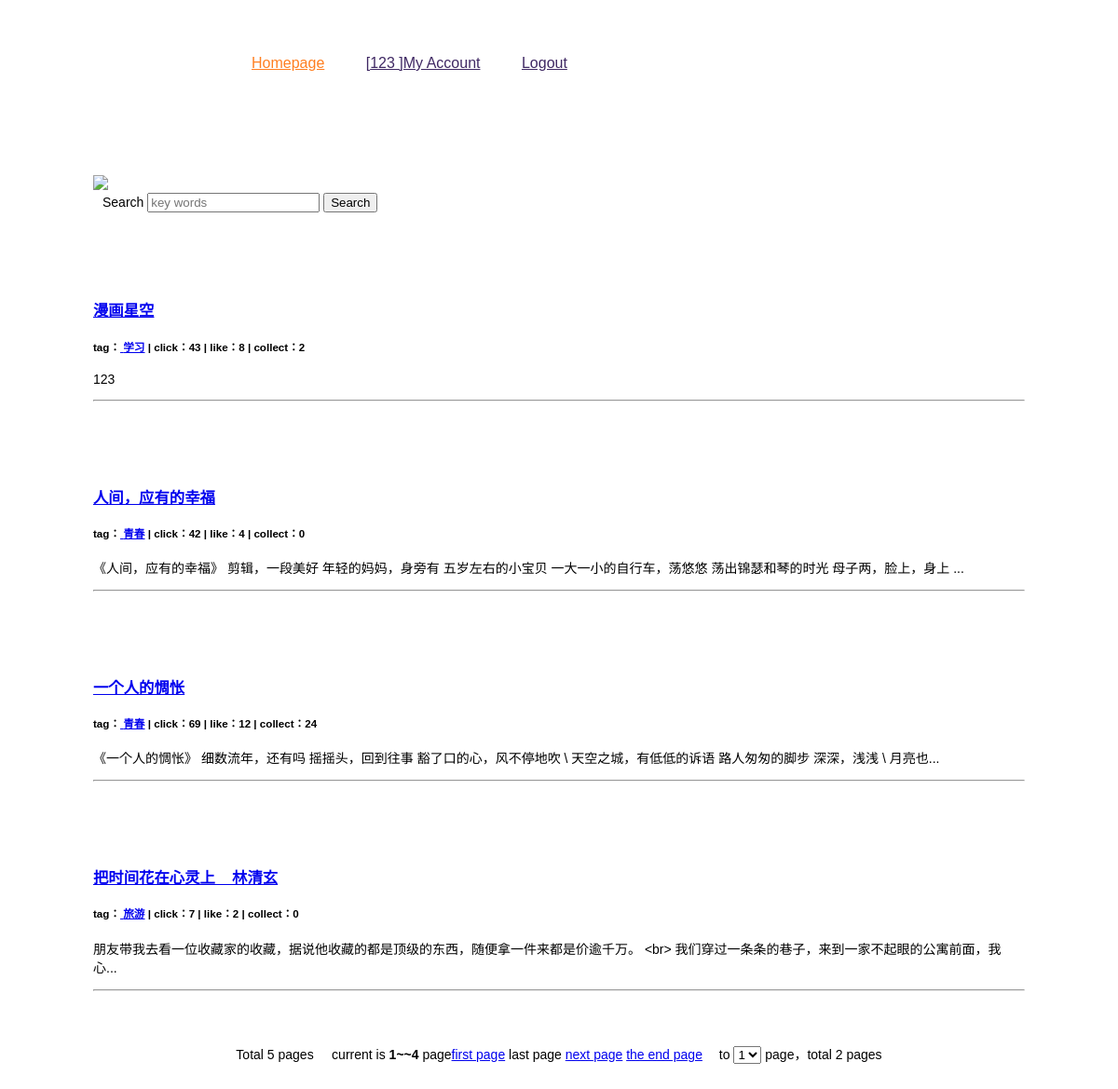
The app's page /?page=1 (signed in) with its own data.
### tables this page shows
CREATE TABLE `blogs` (
  `id` int(11) NOT NULL,
  `tags` varchar(255) DEFAULT NULL COMMENT 'tag',
  `users_id` int(11) DEFAULT NULL COMMENT 'id',
  `title` varchar(255) DEFAULT NULL COMMENT 'title',
  `content` text COMMENT 'content',
  `zan` int(11) DEFAULT '0' COMMENT 'like',
  `fav` int(11) DEFAULT '0' COMMENT 'comments',
  `hits` int(11) DEFAULT '0' COMMENT 'read',
  `images` varchar(255) DEFAULT NULL,
  `is_view` int(2) DEFAULT '0',
  `c_date` datetime NOT NULL
);

### Conf/conn.php (called while the page is built, shortened)
<?php
$db_host = "127.0.0.1";
$dnickname = "php_2158";
$db_user = "root";
$db_pass = "";
?>

### Conf/blog.inc.php (called while the page is built, shortened)
<?php
require BLOGPATH.'Conf/conn.php';
require BLOGPATH.'Libs/Function/fun.php';
require BLOGPATH.'Libs/Class/mysql.class.php';
require BLOGPATH.'Libs/Class/page.class.php';
$db = new mysql($db_host,$db_user,$db_pass,$dnickname,0);
?>

### Libs/Class/mysql.class.php (called while the page is built, shortened)
<?php
class mysql{
	var $link;
	function connect($dbhost, $dbuser, $dbpw, $dbname, $pconnect = 0) {
	    $this->link = mysqli_connect($dbhost, $dbuser, $dbpw, $dbname);
	}
	function query($sql) {
		mysqli_query($this->link,"set names utf8");
        $query = mysqli_query($this->link,$sql);
        return $query;
    }
	function num_rows($query) {
		return mysqli_num_rows($query);
	}
}
?>

### Libs/Function/fun.php (called while the page is built, shortened)
<?php
function str_cut($string, $length, $dot = '...',$charset='utf-8') {
	$strlen = strlen($string);
	if($strlen <= $length) return $string;
	$string = str_replace(array(' ','&nbsp;', '&amp;', '&quot;', '&#039;', '&ldquo;', '&rdquo;', '&mdash;', '&lt;', '&gt;', '&middot;', '&hellip;'), array('∵',' ', '&', '"', "'", '“', '”', '—', '<', '>', '·', '…'), $string);
	$strcut = '';
	if(strtolower($charset) == 'utf-8') {
		$length = intval($length-strlen($dot)-$length/3);
		$n = $tn = $noc = 0;
		while($n < strlen($string)) {
			$t = ord($string[$n]);
			if($t == 9 || $t == 10 || (32 <= $t && $t <= 126)) {
				$tn = 1; $n++; $noc++;
			} elseif(194 <= $t && $t <= 223) {
				$tn = 2; $n += 2; $noc += 2;
			} elseif(224 <= $t && $t <= 239) {
				$tn = 3; $n += 3; $noc += 2;
			} elseif(240 <= $t && $t <= 247) {
				$tn = 4; $n += 4; $noc += 2;
			} elseif(248 <= $t && $t <= 251) {
				$tn = 5; $n += 5; $noc += 2;
			} elseif($t == 252 || $t == 253) {
				$tn = 6; $n += 6; $noc += 2;
			} else {
				$n++;
			}
			if($noc >= $length) {
				break;
			}
		}
		if($noc > $length) {
			$n -= $tn;
		}
		$strcut = substr($string, 0, $n);
		$strcut = str_replace(array('∵', '&', '"', "'", '“', '”', '—', '<', '>', '·', '…'), array(' ', '&amp;', '&quot;', '&#039;', '&ldquo;', '&rdquo;', '&mdash;', '&lt;', '&gt;', '&middot;', '&hellip;'), $strcut);
	}
	return $strcut.$dot;
}
?>

### index.php (the view, shortened to what this page needs)
<?php require 'header.php';
$key = '';
?>
 <div class="content">
    <div class="cont w1000">
	<img class="banner-img" src="style/img/liuyan.jpg">
      <div class="title">
 <form  action="" method="post">
Search
<input type="text" name="key" value="<?php echo $key;?>" placeholder="key words">
<input type="submit" name="submit" value="Search">
</form>
      </div>
<div style="width:1000px;margin:0 auto;">
      <div class="list-item">
	  <?php
	$where = '';
	$sql="select * from blogs where is_view = 1 ".$where." order by c_date desc";
	$result=$db->query($sql);
    $total=$db->num_rows($result);
    $page=new page_link($total,4);
    $sql.=" limit $page->firstcount,$page->displaypg";
    $result=$db->query($sql);
    while($row=mysqli_fetch_array($result)){
?>
        <div class="item">
                <div class="img"><img src="./upload/<?php echo $row['images'];?>"  style="width:120px;" alt=""></div>
                  <h3><a href="details.php?id=<?php echo $row['id'];?>"><?php echo htmlspecialchars($row['title']);?>
				  </a></h3>
                  <h5>tag：<a href="list.php?tags=<?php echo $row['tags'];?>">
				  <?php echo $row['tags'];?></a> |
				  click：<?php echo $row['hits'];?>  |
				  like：<?php echo $row['zan'];?>  |
				  collect：<?php echo $row['fav'];?>
				  </h5>
                  <p><?php echo str_cut($row['content'],'220');?></p>
          <hr>
        </div>
		 <?php
		  }
		  ?>
      </div>
      <div  style="text-align: center;"><?php echo $page->show_link();?></div>
  </div>

### style/css/main.css (style rules this page uses)
body { font: 14px 宋体 Helvetica Neue,Helvetica,PingFang SC,Tahoma,Arial,sans-serif; overflow-x: hidden; }
.w1000 { max-width: 1000px!important; margin:0 auto; }
.content .cont .title { margin-bottom: 60px; }
.content .cont .list-item .item { margin-bottom: 10px; overflow: hidden; }
@media screen and (max-width: 1200px) { .content .cont .title { padding-left:10px; } }
@media screen and (max-width: 1200px) { .content .cont .list-item .item .img { padding:0 10px; } }
@media screen and (max-width: 1200px) { .content .cont .list-item .item { margin-bottom: 50px; } }
@media screen and (max-width: 1200px) { .content { padding:60px 0 60px 0; } }

### records on screen
blogs: title "漫画星空", tags "学习", hits "43", zan "8", fav "2", content "123"
blogs: title "人间，应有的幸福", tags "青春", hits "42", zan "4", fav "0", content "《人间，应有的幸福》 剪辑，一段美好 年轻的妈妈，身旁有 五岁左右的小宝贝 一大一小的自行车，荡悠悠 荡出锦瑟和琴的时光 母子两，脸上，身上 ..."
blogs: title "一个人的惆怅", tags "青春", hits "69", zan "12", fav "24", content "《一个人的惆怅》 细数流年，还有吗 摇摇头，回到往事 豁了口的心，风不停地吹 \\ 天空之城，有低低的诉语 路人匆匆的脚步 深深，浅浅 \\ 月亮也..."
blogs: title "把时间花在心灵上__林清玄", tags "旅游", hits "7", zan "2", fav "0", content "朋友带我去看一位收藏家的收藏，据说他收藏的都是顶级的东西，随便拿一件来都是价逾千万。 <br> 我们穿过一条条的巷子，来到一家不起眼的公寓前面，我心..."

### other values on screen
$loginuser_name "123"
$this->total "5"
$this->firstcount+1 "1"
min($this->firstcount+$this->displaypg,$this->total) "4"
$this->lastpg "2"
form field topage "1"
